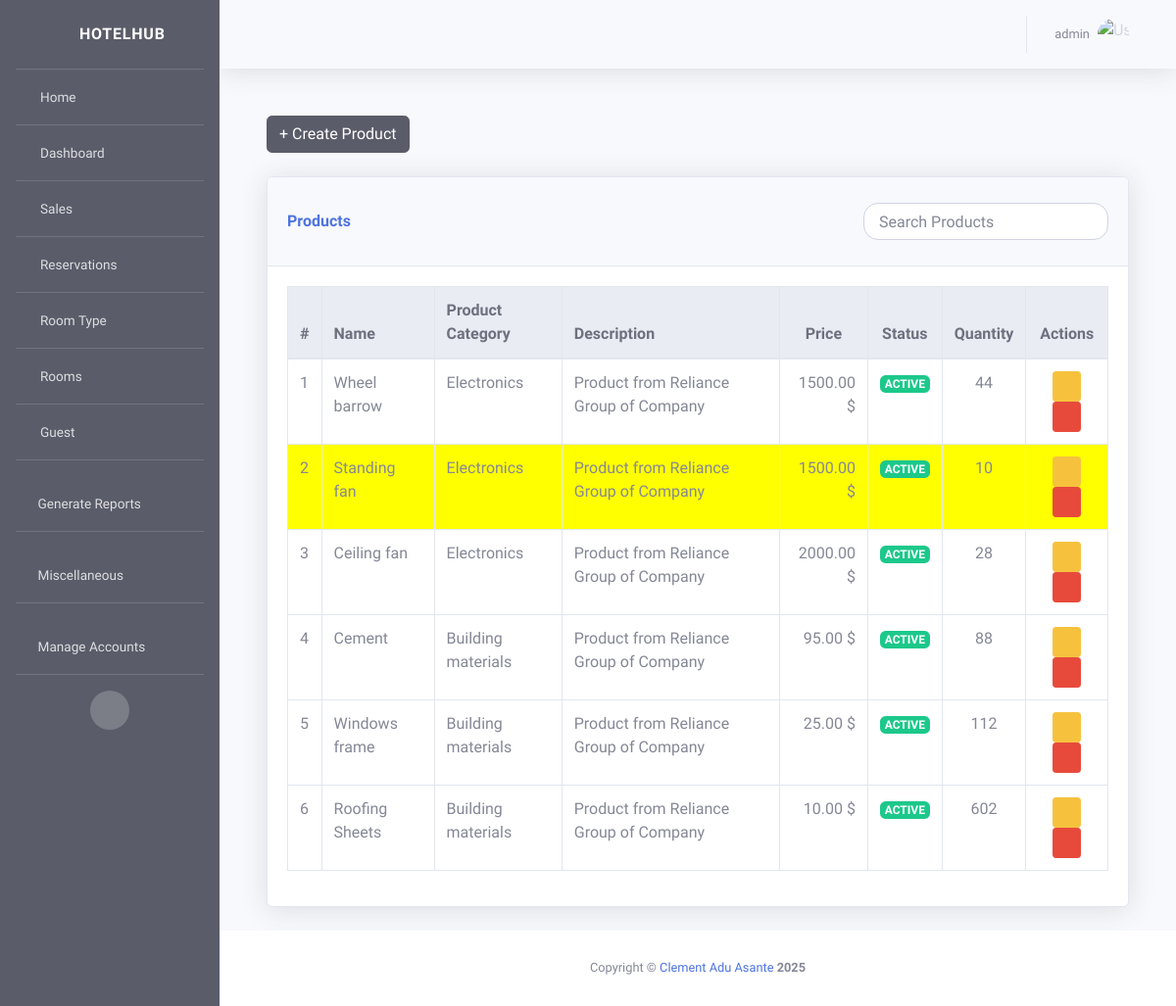
The page /inventory/products/ (signed in) on the database as committed earlier.
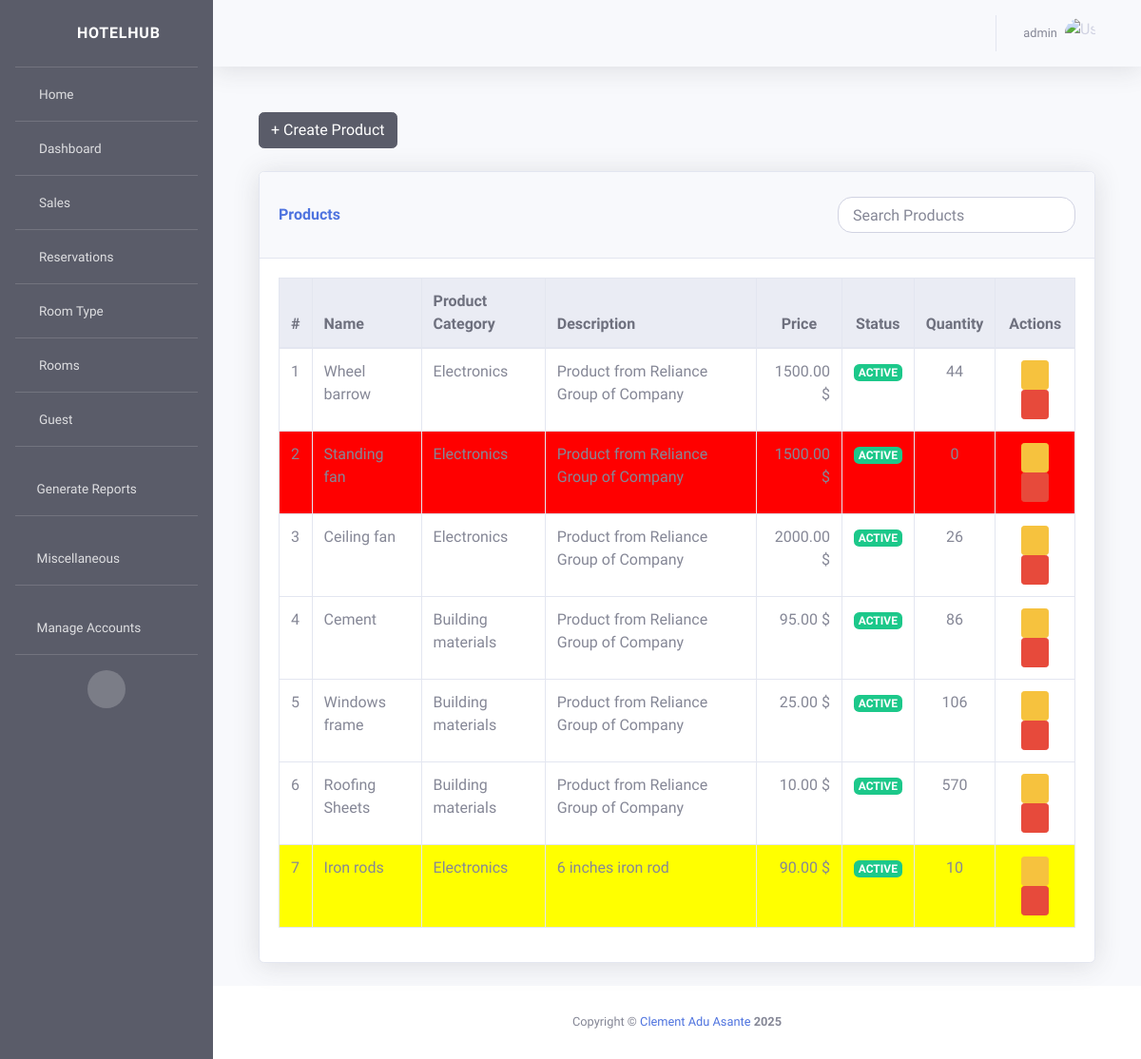
The same page on the database as committed later.
### inventory/models.py (models this page shows, shortened)
class Product(models.Model):
    STATUS_CHOICES = (
        ("ACTIVE", "Active"),
        ("INACTIVE", "Inactive")
    )
    product_name = models.CharField(max_length=256)
    description = models.TextField(max_length=256)
    category = models.ForeignKey(
        Category,
        related_name="products",
        on_delete=models.PROTECT
    )
    price = models.DecimalField(max_digits=10, decimal_places=2, default=0.00)
    quantity = models.PositiveIntegerField(default=0)
    status = models.CharField(
        choices=STATUS_CHOICES,
        max_length=100,
        default="ACTIVE",
    )
    purchase_at = models.DateTimeField(auto_now_add=True)
    updated_at = models.DateTimeField(auto_now=True)
    class Meta:
        db_table = "products"
        unique_together = ['product_name', 'category']

class Category(models.Model):
    STATUS_CHOICES = (
        ("ACTIVE", "Active"),
        ("INACTIVE", "Inactive")
    )
    name = models.CharField(max_length=256, unique=True)
    description = models.TextField(max_length=256)
    status = models.CharField(
        choices=STATUS_CHOICES,
        max_length=100,
        default="ACTIVE",
    )
    purchase_at = models.DateTimeField(auto_now_add=True)
    updated_at = models.DateTimeField(auto_now=True)
    class Meta:
        db_table = "categories"
        verbose_name_plural = "Categories"
    def __str__(self):
        return self.name

### inventory/views.py (the view, shortened to what this page needs)
# urls.py: path('products/', views.products_list_view, name='product_list'),
@login_required(login_url="/authentication/login/")
def products_list_view(request):
    try:
        products = Product.objects.all()
        return render(request, "product_list.html", {"products": products})
    except Exception as e:
        handle_error(request, f"Error loading products: {str(e)}")
        return redirect('inventory:product_create_update')

### activitylog/activity_logger.py (called while the page is built)
    def __call__(self, request):
        response = self.get_response(request)
        if request.user.is_authenticated:
            action = f"{request.method} {request.path}"
            details = f"User: {request.user.username}, IP: {request.META.get('REMOTE_ADDR')}, User-Agent: {request.META.get('HTTP_USER_AGENT')}"
            ip_address = request.META.get('REMOTE_ADDR')
            mac_address = self.get_mac_address()
            ActivityLog.objects.create(
                user=request.user,
                action=action,
                details=details,
                ip_address=ip_address,
                mac_address=mac_address
            )
        return response

    def get_mac_address(self):
        mac_num = hex(uuid.getnode()).replace('0x', '').upper()
        mac = '-'.join(mac_num[i: i+2] for i in range(0, 11, 2))
        return mac

### inventory/templates/product_list.html (shortened to what this page needs)
{% extends "base.html" %}
{% load static %}
{% block stylesheets %}
<link href="{% static 'vendor/datatables/dataTables.bootstrap4.min.css' %}" rel="stylesheet">
<link href="{% static 'css/pagination_buttons.css' %}" rel="stylesheet">
{% endblock stylesheets %}
{% block content %}
<div class="container-fluid">
    <div class="d-flex justify-content-between align-items-center mb-4">
        <a href="{% url 'inventory:product_create_update' %}" class="btn btn-dark">
            + Create Product
        </a>
    </div>
    <div class="card shadow mb-4">
        <div class="card-header py-3 d-flex justify-content-between align-items-center">
            <h6 class="m-0 font-weight-bold text-primary">Products</h6>
            <input type="text" class="form-control" id="productsSearch" placeholder="Search Products">
        </div>
        <div class="card-body">
            <div class="table-responsive">
                <table class="table table-bordered table-hover" id="dataTable" width="100%" cellspacing="0">
                    <thead class="thead-light">
                        <tr>
                            <th>#</th>
                            <th>Name</th>
                            <th>Product Category</th>
                            <th>Description</th>
                            <th class="text-center">Price</th>
                            <th class="text-center">Status</th>
                            <th class="text-center">Quantity</th>
                            <th class="text-center">Actions</th>
                        </tr>
                    </thead>
                    <tbody>
                        {% for p in products %}
                        <tr class="{% if p.quantity < 10 %}critical-stock{% elif p.quantity < 15 %}low-stock{% endif %}">
                            <td>{{ p.id }}</td>
                            <td>{{ p.product_name }}</td>
                            <td>{{ p.category }}</td>
                            <td>{{ p.description }}</td>
                            <td class="text-right">{{ p.price }} $</td>
                            <td class="text-center">
                                {% if p.status == "ACTIVE" %}
                                    <span class="badge badge-success">{{ p.status }}</span>
                                {% elif p.status == "INACTIVE" %}
                                    <span class="badge badge-danger">{{ p.status }}</span>
                                {% endif %}
                            </td>
                            <td class="text-center">{{ p.quantity }}</td>
                            <td class="text-center">
                                <a href="{% url 'inventory:product_create_update' p.id %}" class="btn btn-warning btn-sm" title="Update">
                                    <i class="fas fa-pen"></i>
                                </a>
                                <button type="button" class="btn btn-danger btn-sm" data-toggle="modal" data-target="#deleteModal-{{ p.id }}" title="Delete">
                                    <i class="fas fa-trash"></i>
                                </button>
                            </td>
                        </tr>
                        {% endfor %}
                    </tbody>
                </table>
            </div>
        </div>
    </div>
</div>
{% endblock content %}

Rows that differ between the two databases and show on the page:
changed Product "Standing fan": quantity "10" → "0"
changed Product "Ceiling fan": quantity "28" → "26"
changed Product "Cement": quantity "88" → "86"
changed Product "Windows frame": quantity "112" → "106"
changed Product "Roofing Sheets": quantity "602" → "570"
added Product: id "7", product_name "Iron rods", category "Electronics", description "6 inches iron rod", price "90.00", status "ACTIVE", quantity "10"
